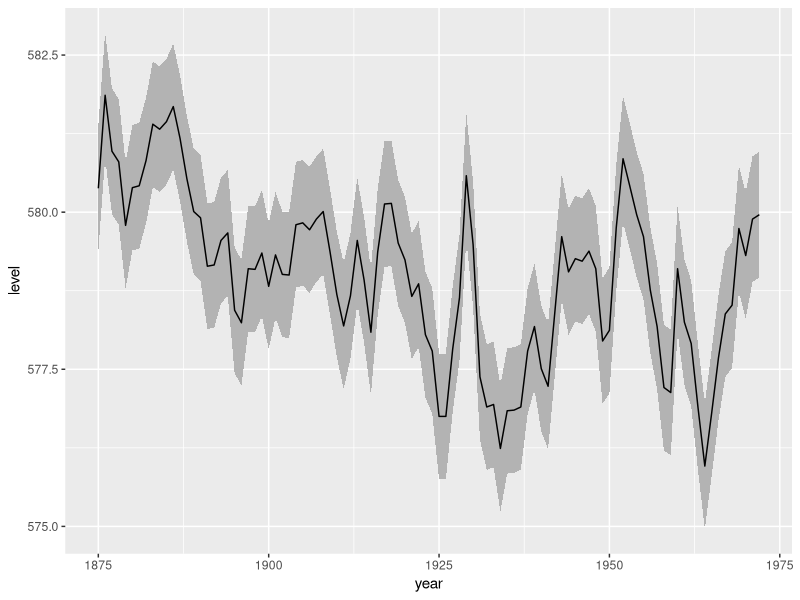

This chart was generated by the following R code:
## ---- chunk 1
knitr::opts_chunk$set(echo = TRUE)
## ---- chunk 2
library(ggplot2)
# Generate data
huron <- data.frame(year = 1875:1972, level = as.vector(LakeHuron))
h <- ggplot(huron, aes(year))
# Add aesthetic mappings
h +
  geom_ribbon(aes(ymin = level - 1, ymax = level + 1), fill = "grey70") +
  geom_line(aes(y = level))
